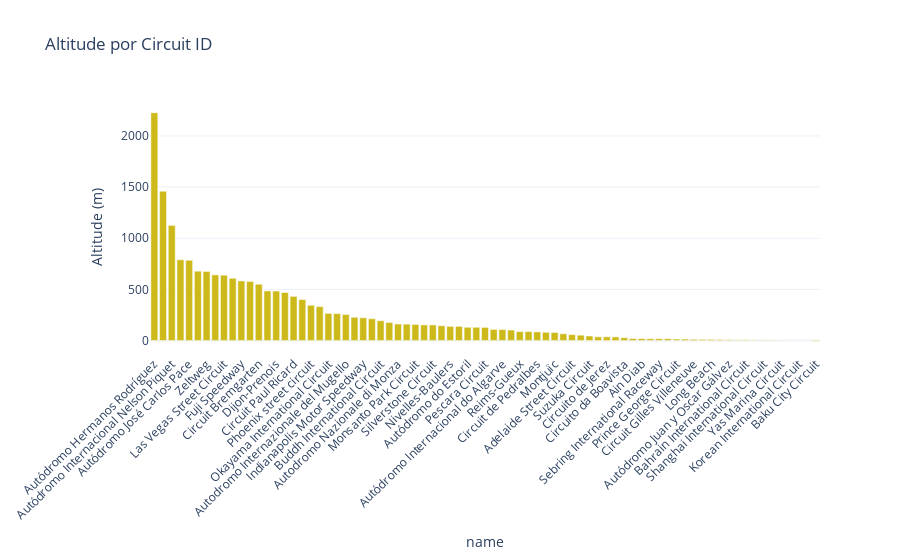
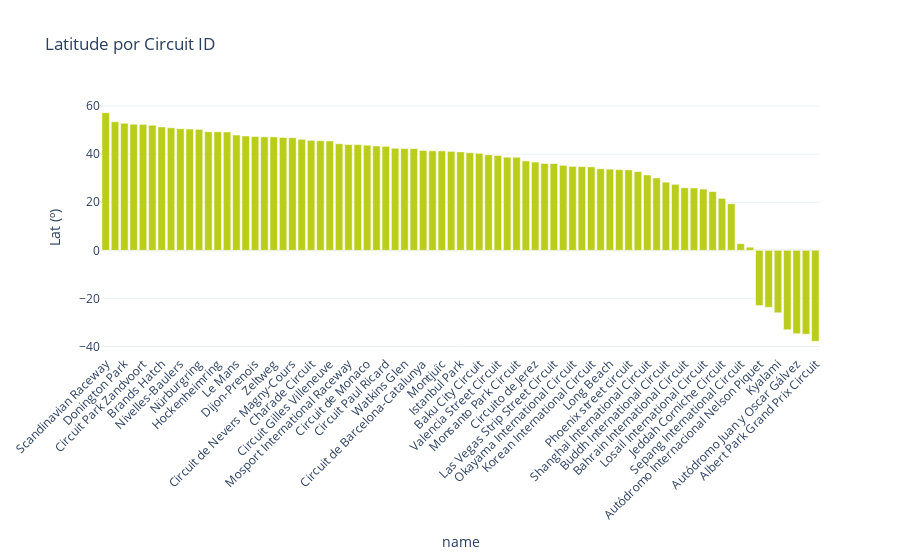
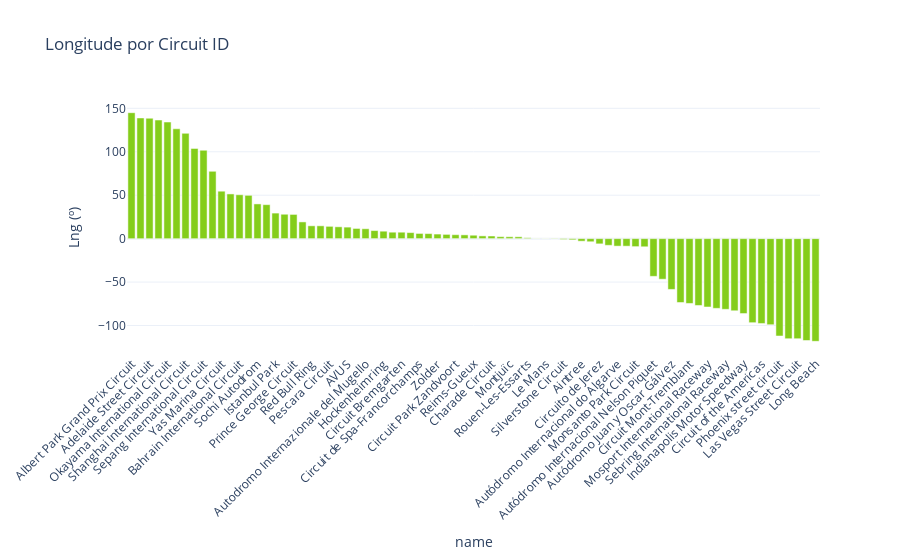

The cell these charts' notebook holds for them, in order:
### Markdown cell above
- Condições geográficas das pistas

### Code cell
import plotly.express as px

fig = px.bar(
    circuits.sort_values(by='alt',ascending=False),
    x='name',
    y='alt',
    title='Altitude por Circuit ID',
    labels={'circuitId': 'Circuit ID', 'alt': 'Altitude (m)'},
    color_discrete_sequence=['#cdba1a']
)

fig.update_layout(
    xaxis_tickangle=-45,
    template='plotly_white'
)

fig.show()


fig = px.bar(
    circuits.sort_values(by='lat',ascending=False),
    x='name',
    y='lat',
    title='Latitude por Circuit ID',
    labels={'circuitId': 'Circuit ID', 'lat': 'Lat (º)'},
    color_discrete_sequence=['#bacd1a']
)

fig.update_layout(
    xaxis_tickangle=-45,
    template='plotly_white'
)

fig.show()



fig = px.bar(
    circuits.sort_values(by='lng',ascending=False),
    x='name',
    y='lng',
    title='Longitude por Circuit ID',
    labels={'circuitId': 'Circuit ID', 'lng': 'Lng (º)'},
    color_discrete_sequence=['#84cd1a']
)

fig.update_layout(
    xaxis_tickangle=-45,
    template='plotly_white'
)

fig.show()

### Figure 1 — Plotly figure (JSON) as saved in the notebook; plotly's stock layout.template omitted (floating-point values rounded to 4 significant figures)
{"data": [{"hovertemplate": "name=%{x}<br>Altitude (m)=%{y}<extra></extra>", "legendgroup": "", "marker": {"color": "#cdba1a", "pattern": {"shape": ""}}, "name": "", "orientation": "v", "showlegend": false, "textposition": "auto", "type": "bar", "x": ["Autódromo Hermanos Rodríguez", "Kyalami", "Autódromo Internacional Nelson Piquet", "Charade Circuit", "Autódromo José Carlos Pace", "Red Bull Ring", "Zeltweg", "Las Vegas Strip Street Circuit", "Las Vegas Street Circuit", "Jarama", "Fuji Speedway", "Nürburgring", "Circuit Bremgarten", "Watkins Glen", "Dijon-Prenois", "Riverside International Raceway", "Circuit Paul Ricard", "Circuit de Spa-Francorchamps", "Phoenix street circuit", "Mosport International Raceway", "Okayama International Circuit", "Hungaroring", "Autodromo Internazionale del Mugello", "Circuit de Nevers Magny-Cours", "Indianapolis Motor Speedway", "Circuit Mont-Tremblant", "Buddh International Circuit", "Detroit Street Circuit", "Autodromo Nazionale di Monza", "Circuit of the Americas", "Monsanto Park Circuit", "Scandinavian Raceway", "Silverstone Circuit", "Brands Hatch", "Nivelles-Baulers", "Fair Park", "Autódromo do Estoril", "Istanbul Park", "Pescara Circuit", "Circuit de Barcelona-Catalunya", "Autódromo Internacional do Algarve", "Hockenheimring", "Reims-Gueux", "Donington Park", "Circuit de Pedralbes", "Rouen-Les-Essarts", "Montjuïc", "Le Mans", "Adelaide Street Circuit", "AVUS", "Suzuka Circuit", "Autodromo Enzo e Dino Ferrari", "Circuito de Jerez", "Zolder", "Circuito da Boavista", "Aintree", "Ain Diab", "Sepang International Circuit", "Sebring International Raceway", "Marina Bay Street Circuit", "Prince George Circuit", "Jeddah Corniche Circuit", "Circuit Gilles Villeneuve", "Losail International Circuit", "Long Beach", "Albert Park Grand Prix Circuit", "Autódromo Juan y Oscar Gálvez", "Circuit de Monaco", "Bahrain International Circuit", "Circuit Park Zandvoort", "Shanghai International Circuit", "Valencia Street Circuit", "Yas Marina Circuit", "Sochi Autodrom", "Korean International Circuit", "Miami International Autodrome", "Baku City Circuit"], "xaxis": "x", "y": [2227, 1460, 1126, 790, 785, 678, 676, 642, 639, 609, 583, 578, 551, 485, 484, 470, 432, 401, 345, 332, 266, 264, 255, 228, 223, 214, 194, 177, 162, 161, 158, 153, 153, 145, 139, 139, 130, 130, 129, 109, 108, 103, 88, 88, 85, 81, 79, 67, 58, 53, 45, 37, 37, 36, 28, 20, 19, 18, 18, 18, 15, 15, 13, 12, 12, 10, 8, 7, 7, 6, 5, 4, 3, 2, 0, 0, -7], "yaxis": "y"}], "layout": {"barmode": "relative", "legend": {"tracegroupgap": 0}, "title": {"text": "Altitude por Circuit ID"}, "xaxis": {"anchor": "y", "domain": [0, 1], "tickangle": -45, "title": {"text": "name"}}, "yaxis": {"anchor": "x", "domain": [0, 1], "title": {"text": "Altitude (m)"}}}}

### Figure 2 — Plotly figure (JSON) as saved in the notebook; plotly's stock layout.template omitted (floating-point values rounded to 4 significant figures)
{"data": [{"hovertemplate": "name=%{x}<br>Lat (º)=%{y}<extra></extra>", "legendgroup": "", "marker": {"color": "#bacd1a", "pattern": {"shape": ""}}, "name": "", "orientation": "v", "showlegend": false, "textposition": "auto", "type": "bar", "x": ["Scandinavian Raceway", "Aintree", "Donington Park", "AVUS", "Circuit Park Zandvoort", "Silverstone Circuit", "Brands Hatch", "Zolder", "Nivelles-Baulers", "Circuit de Spa-Francorchamps", "Nürburgring", "Rouen-Les-Essarts", "Hockenheimring", "Reims-Gueux", "Le Mans", "Hungaroring", "Dijon-Prenois", "Red Bull Ring", "Zeltweg", "Circuit Bremgarten", "Circuit de Nevers Magny-Cours", "Circuit Mont-Tremblant", "Charade Circuit", "Autodromo Nazionale di Monza", "Circuit Gilles Villeneuve", "Autodromo Enzo e Dino Ferrari", "Mosport International Raceway", "Autodromo Internazionale del Mugello", "Circuit de Monaco", "Sochi Autodrom", "Circuit Paul Ricard", "Pescara Circuit", "Watkins Glen", "Detroit Street Circuit", "Circuit de Barcelona-Catalunya", "Circuit de Pedralbes", "Montjuïc", "Circuito da Boavista", "Istanbul Park", "Jarama", "Baku City Circuit", "Indianapolis Motor Speedway", "Valencia Street Circuit", "Autódromo do Estoril", "Monsanto Park Circuit", "Autódromo Internacional do Algarve", "Circuito de Jerez", "Las Vegas Street Circuit", "Las Vegas Strip Street Circuit", "Fuji Speedway", "Okayama International Circuit", "Suzuka Circuit", "Korean International Circuit", "Riverside International Raceway", "Long Beach", "Ain Diab", "Phoenix street circuit", "Fair Park", "Shanghai International Circuit", "Circuit of the Americas", "Buddh International Circuit", "Sebring International Raceway", "Bahrain International Circuit", "Miami International Autodrome", "Losail International Circuit", "Yas Marina Circuit", "Jeddah Corniche Circuit", "Autódromo Hermanos Rodríguez", "Sepang International Circuit", "Marina Bay Street Circuit", "Autódromo Internacional Nelson Piquet", "Autódromo José Carlos Pace", "Kyalami", "Prince George Circuit", "Autódromo Juan y Oscar Gálvez", "Adelaide Street Circuit", "Albert Park Grand Prix Circuit"], "xaxis": "x", "y": [57.27, 53.48, 52.83, 52.48, 52.39, 52.08, 51.36, 50.99, 50.62, 50.44, 50.34, 49.33, 49.33, 49.25, 47.95, 47.58, 47.36, 47.22, 47.2, 46.96, 46.86, 46.19, 45.75, 45.62, 45.5, 44.34, 44.05, 44.0, 43.73, 43.41, 43.25, 42.48, 42.34, 42.33, 41.57, 41.39, 41.37, 41.17, 40.95, 40.62, 40.37, 39.8, 39.46, 38.75, 38.72, 37.23, 36.71, 36.12, 36.11, 35.37, 34.91, 34.84, 34.73, 33.94, 33.77, 33.58, 33.45, 32.78, 31.34, 30.13, 28.35, 27.45, 26.03, 25.96, 25.49, 24.47, 21.63, 19.4, 2.761, 1.291, -22.98, -23.7, -25.99, -33.05, -34.69, -34.93, -37.85], "yaxis": "y"}], "layout": {"barmode": "relative", "legend": {"tracegroupgap": 0}, "title": {"text": "Latitude por Circuit ID"}, "xaxis": {"anchor": "y", "domain": [0, 1], "tickangle": -45, "title": {"text": "name"}}, "yaxis": {"anchor": "x", "domain": [0, 1], "title": {"text": "Lat (º)"}}}}

### Figure 3 — Plotly figure (JSON) as saved in the notebook; plotly's stock layout.template omitted (floating-point values rounded to 4 significant figures)
{"data": [{"hovertemplate": "name=%{x}<br>Lng (º)=%{y}<extra></extra>", "legendgroup": "", "marker": {"color": "#84cd1a", "pattern": {"shape": ""}}, "name": "", "orientation": "v", "showlegend": false, "textposition": "auto", "type": "bar", "x": ["Albert Park Grand Prix Circuit", "Fuji Speedway", "Adelaide Street Circuit", "Suzuka Circuit", "Okayama International Circuit", "Korean International Circuit", "Shanghai International Circuit", "Marina Bay Street Circuit", "Sepang International Circuit", "Buddh International Circuit", "Yas Marina Circuit", "Losail International Circuit", "Bahrain International Circuit", "Baku City Circuit", "Sochi Autodrom", "Jeddah Corniche Circuit", "Istanbul Park", "Kyalami", "Prince George Circuit", "Hungaroring", "Red Bull Ring", "Zeltweg", "Pescara Circuit", "Scandinavian Raceway", "AVUS", "Autodromo Enzo e Dino Ferrari", "Autodromo Internazionale del Mugello", "Autodromo Nazionale di Monza", "Hockenheimring", "Circuit de Monaco", "Circuit Bremgarten", "Nürburgring", "Circuit de Spa-Francorchamps", "Circuit Paul Ricard", "Zolder", "Dijon-Prenois", "Circuit Park Zandvoort", "Nivelles-Baulers", "Reims-Gueux", "Circuit de Nevers Magny-Cours", "Charade Circuit", "Circuit de Barcelona-Catalunya", "Montjuïc", "Circuit de Pedralbes", "Rouen-Les-Essarts", "Brands Hatch", "Le Mans", "Valencia Street Circuit", "Silverstone Circuit", "Donington Park", "Aintree", "Jarama", "Circuito de Jerez", "Ain Diab", "Autódromo Internacional do Algarve", "Circuito da Boavista", "Monsanto Park Circuit", "Autódromo do Estoril", "Autódromo Internacional Nelson Piquet", "Autódromo José Carlos Pace", "Autódromo Juan y Oscar Gálvez", "Circuit Gilles Villeneuve", "Circuit Mont-Tremblant", "Watkins Glen", "Mosport International Raceway", "Miami International Autodrome", "Sebring International Raceway", "Detroit Street Circuit", "Indianapolis Motor Speedway", "Fair Park", "Circuit of the Americas", "Autódromo Hermanos Rodríguez", "Phoenix street circuit", "Las Vegas Strip Street Circuit", "Las Vegas Street Circuit", "Riverside International Raceway", "Long Beach"], "xaxis": "x", "y": [145.0, 138.9, 138.6, 136.5, 134.2, 126.4, 121.2, 103.9, 101.7, 77.53, 54.6, 51.45, 50.51, 49.85, 39.96, 39.1, 29.41, 28.08, 27.87, 19.25, 14.76, 14.75, 14.15, 13.6, 13.25, 11.72, 11.37, 9.281, 8.566, 7.421, 7.402, 6.947, 5.971, 5.792, 5.257, 4.899, 4.541, 4.327, 3.931, 3.164, 3.039, 2.261, 2.152, 2.117, 1.005, 0.2631, 0.2242, -0.3317, -1.017, -1.375, -2.941, -3.586, -6.034, -7.688, -8.627, -8.673, -9.203, -9.394, -43.4, -46.7, -58.46, -73.52, -74.61, -76.93, -78.68, -80.24, -81.35, -83.04, -86.23, -96.76, -97.64, -99.09, -112.1, -115.2, -115.2, -117.3, -118.2], "yaxis": "y"}], "layout": {"barmode": "relative", "legend": {"tracegroupgap": 0}, "title": {"text": "Longitude por Circuit ID"}, "xaxis": {"anchor": "y", "domain": [0, 1], "tickangle": -45, "title": {"text": "name"}}, "yaxis": {"anchor": "x", "domain": [0, 1], "title": {"text": "Lng (º)"}}}}
